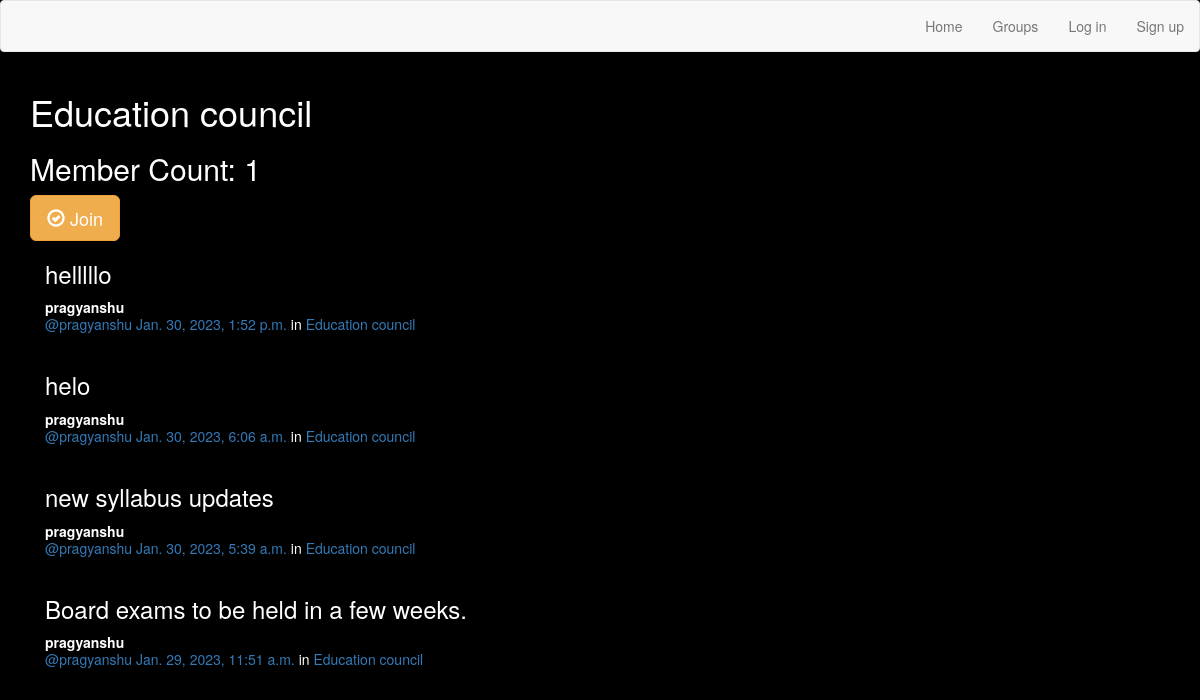
The app's page /groups/posts/in/education-council/ with its own data.
### groups/models.py (models this page shows, shortened)
class Group(models.Model):
    name = models.CharField(max_length=256,unique=True)
    slug = models.SlugField(allow_unicode=True,unique=True)
    description = models.TextField(blank=True,default='')
    description_html = models.TextField(editable=False,default='',blank=True)
    members = models.ManyToManyField(User,through='GroupMember')
    class Meta:
        ordering=['name']

### posts/models.py (models this page shows, shortened)
class Post(models.Model):
    user = models.ForeignKey(User, related_name="posts",on_delete=models.CASCADE)
    created_at = models.DateTimeField(auto_now=True)
    message = models.TextField()
    message_html = models.TextField(editable=False)
    group = models.ForeignKey(Group, related_name="posts",null=True, blank=True,on_delete=models.CASCADE)
    class Meta:
        ordering = ["-created_at"]
        unique_together = ["user", "message"]

### groups/views.py (the view)
# urls.py: re_path(r"^posts/in/(?P<slug>[-\w]+)/$",views.SingleGroup.as_view(),name="single"),
class SingleGroup(generic.DetailView):
    model = Group

### groups/templates/groups/group_detail.html
{% extends "groups/group_base.html" %}
{% block pregroup %}
<h1>{{group.name}}</h1>
<h2> Member Count: {{group.members.count}}</h2>
  <div class="content">
				{% if user in group.members.all %}
					<a href="{% url 'groups:leave' slug=group.slug %}" class="btn btn-lg btn-fill btn-warning"><span class="glyphicon glyphicon-remove-circle"></span> Leave</a>
				{% else %}
					<a href="{% url 'groups:join' slug=group.slug %}" class="btn btn-lg btn-fill btn-warning"><span class="glyphicon glyphicon-ok-circle"></span> Join</a>
				{% endif %}
</div>
{% endblock %}
{% block group_content %}
<div class="col-md-8">
	{% if group.posts.count == 0 %}
	<h2>No posts in this group yet!</h2>
	{% else %}
		{% for post in group.posts.all %}
			{% include "posts/_post.html" %}
		{% endfor %}
	{% endif %}
</div>
{% endblock %}

### posts/templates/posts/_post.html (shortened to what this page needs)
<div class="post media">
	<h3>{{ post.message_html|safe }}</h3>
	<div class="media-body">
		<strong>{{ post.user.username }}</strong>
		<h5 class="media-heading">
			<span class="username"><a href="{% url 'posts:for_user' username=post.user.username %}">@{{ post.user.username }}</a></span>
			<time class="time"><a href="{% url 'posts:single' username=post.user.username pk=post.pk %}">{{ post.created_at }}</a></time>
			{% if post.group %}
			<span class="group-name">in <a href="{% url 'groups:single' slug=post.group.slug %}">{{ post.group.name }}</a></span>
			{% endif %}
		</h5>
	</div>
</div>

### static/simplesocial/css/master.css (style rules this page uses)
body { background-color: black; color: white; }

### records on screen
Group: name "Education council", members.count "1"
Post: message_html "helllllo", user.username "pragyanshu", created_at "Jan. 30, 2023, 1:52 p.m.", group.name "Education council"
Post: message_html "helo", user.username "pragyanshu", created_at "Jan. 30, 2023, 6:06 a.m.", group.name "Education council"
Post: message_html "new syllabus updates", user.username "pragyanshu", created_at "Jan. 30, 2023, 5:39 a.m.", group.name "Education council"
Post: message_html "Board exams to be held in a few weeks.", user.username "pragyanshu", created_at "Jan. 29, 2023, 11:51 a.m.", group.name "Education council"
